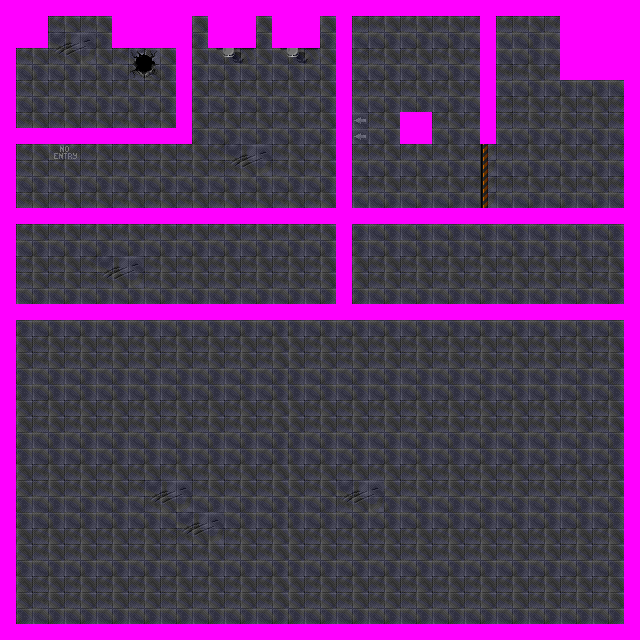

Below is a game level as drawn by its tile map, then a one-line description and the .tmx that defines it (tile-layer data replaced by summaries):
An orthogonal 40x40 tile map with 16x16 px tiles, 2 tile layers (background, walls), 3 tilesets and 24 objects (4x waiting, 2x stupid, 2x card, 2x hdoorlocked, reactor, ...).

<map version="1.0" orientation="orthogonal" width="40" height="40" tilewidth="16" tileheight="16">
 <tileset firstgid="1" name="pp" tilewidth="16" tileheight="16">
  <image source="tilesets/tileset01.png" width="320" height="400" />
 </tileset>
 <tileset firstgid="501" name="tileset02" tilewidth="16" tileheight="16">
  <image source="tilesets/tileset02.png" width="320" height="400" />
 </tileset>
 <tileset firstgid="1001" name="tileset03" tilewidth="16" tileheight="16">
  <image source="tilesets/tileset03.png" width="320" height="336" />
 </tileset>
 <layer name="background" width="40" height="40">
  <data>[1600 cells, 1600 non-empty, 56 distinct tile ids]</data>
 </layer>
 <layer name="walls" width="40" height="40">
  <data>[1600 cells, 319 non-empty, 6 distinct tile ids]</data>
 </layer>
 <objectgroup name="objects" width="40" height="40">
  <object name="reactor" type="reactor" x="543" y="17" width="80" height="80" />
  <object name="turret" type="turret" x="391" y="104" width="48" height="48" />
  <object name="wall" type="wall" x="336" y="113" width="16" height="32" />
  <object name="alien2" type="mother" x="414" y="417" width="112" height="162" />
  <object name="alien" type="alien" x="358" y="166" width="32" height="32" />
  <object name="alien" type="stupid" x="71" y="37" width="32" height="32" />
  <object name="alien" type="stupid" x="71" y="37" width="32" height="32" />
  <object name="door" type="hdoor" x="48" y="128" width="32" height="16" />
  <object name="card" type="card" x="145" y="97" width="16" height="16" />
  <object name="door1" type="hdoorlocked" x="50" y="210" width="32" height="16" />
  <object name="alien1" type="waiting" x="294" y="253" width="32" height="32" />
  <object name="alien1" type="waiting" x="245" y="253" width="32" height="32" />
  <object name="hole" type="hole" x="475" y="256" width="32" height="32" />
  <object name="door1" type="vdoor" x="336" y="256" width="16" height="32" />
  <object name="energy" type="energy" x="527" y="243" width="16" height="16" />
  <object name="card" type="card" x="590" y="255" width="16" height="16" />
  <object name="ammo" type="ammo" x="548" y="275" width="16" height="16" />
  <object name="gunup" type="gunup" x="583" y="281" width="16" height="16" />
  <object name="door2" type="hdoorlocked" x="162" y="305" width="32" height="16" />
  <object name="finish" type="finish" x="626" y="561" width="16" height="32" />
  <object name="ripley" type="ripley" x="502" y="49" width="32" height="32" />
  <object name="switch" type="switch" x="495" y="122" width="16" height="16" />
  <object name="alien2" type="waiting" x="359" y="573" width="32" height="32" />
  <object name="alien2" type="waiting" x="572" y="387" width="32" height="32" />
 </objectgroup>
</map>
